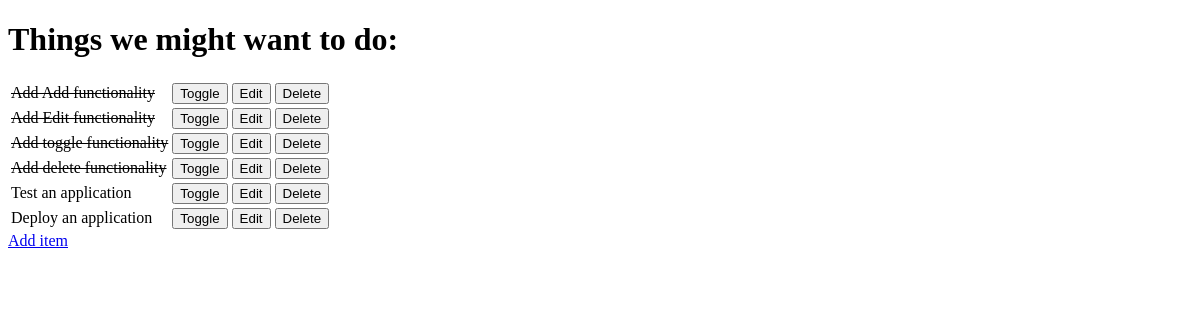
The app's page /, older data.
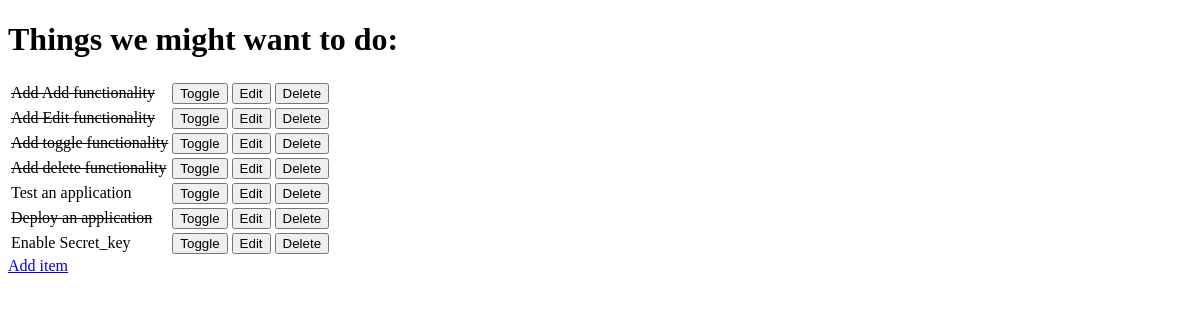
The same page, newer data.
### todo/models.py (models this page shows, shortened)
class Item(models.Model):
    name = models.CharField(max_length=50, null=False, blank=False)
    done = models.BooleanField(null=False, blank=False, default=False)

### todo/views.py (the view)
# urls.py: path('', views.get_todo_list, name="get_todo_list"),
def get_todo_list(request):
    items = Item.objects.all()
    context = {
        'items': items
    }
    return render(request, "todo/todo_list.html", context)

### todo/templates/todo/todo_list.html (shortened to what this page needs)
<!DOCTYPE html>
<html lang="en">
<head>
</head>
<body>
    <h1>Things we might want to do:</h1>
    <table>
        {% for item in items %}
            <tr>
                {% if item.done %}
                    <td><strike>{{ item.name }}</strike></td>
                {% else %}
                    <td>{{item.name }}</td>
                {% endif %}
                <td>
                    <a href="/toggle/{{ item.id }}">
                        <button>Toggle</button>
                    </a>
                </td>
                <td>
                    <a href="/edit/{{ item.id }}">
                        <button>Edit</button>
                    </a>
                </td>
                <td>
                    <a href="/delete/{{ item.id }}">
                        <button>Delete</button>
                    </a>
                </td>
            </tr>
            {% empty %}
                <tr><td>You have no actions.</td></tr>
        {%endfor%}
    </table>
    <a href="/add">Add item</a>
</body>
</html>

Row changes from the older to the newer data that the page shows:
changed Item "Deploy an application": done False → True (drawn)
added Item: name "Enable Secret_key"
